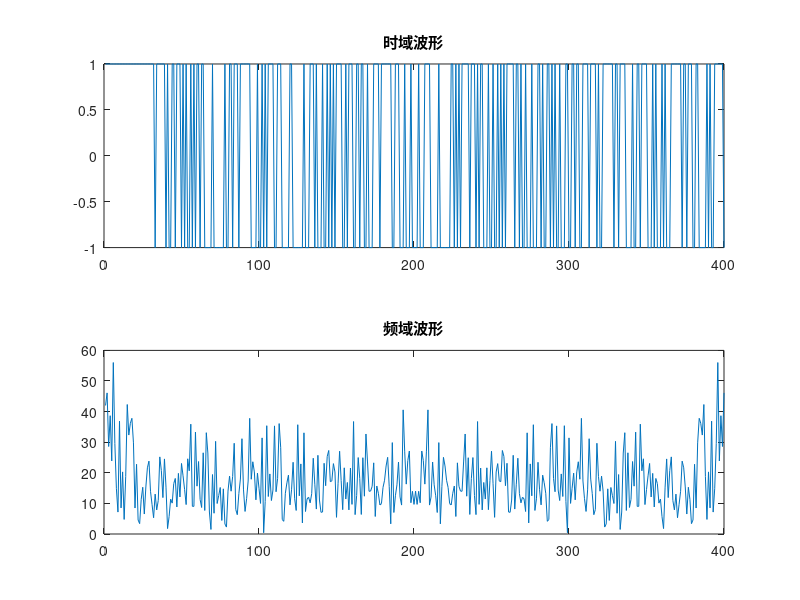
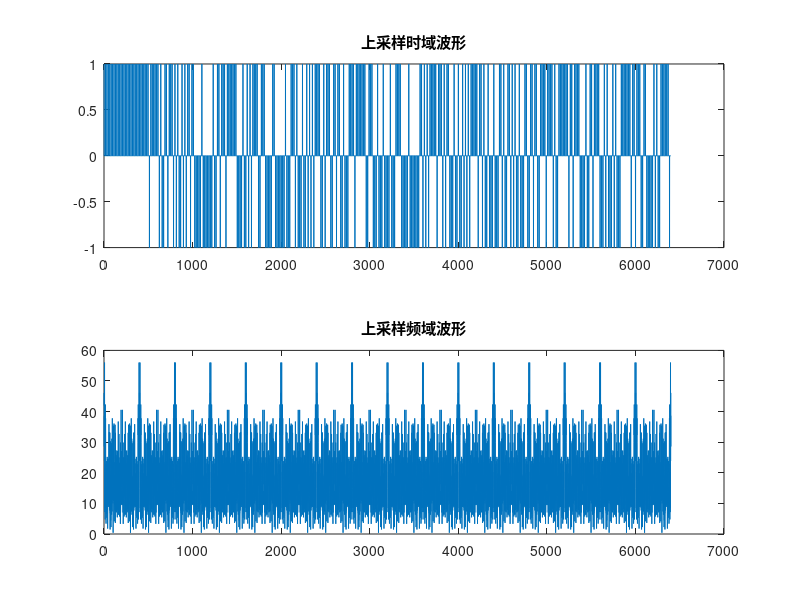

Recreate these plots in MATLAB, in order. (Note: this script raises an error after producing the figures.)
clc;
close all;
clear;

%%%%%%%%%%%参数设定%%%%%%%%%%%%%%%%%%%%

bit_rate = 1000;            %比特率
% symbol_rate = 1000;         %符号率
sample = 16;                %每个符号的采样点数
fc = 2000;                  %载波频率
fs = bit_rate*sample;       %采样频率=比特率*每个符号的采样点数
source_number = 352;        %发送信号的长度
rollof_factor = 0.5;        %滚降因子,可调整

%%%%%%%%%%%%%%%%信源%%%%%%%%%%%%%%%%%%

%随机信号
source = randi([0 1],1,source_number);
%给出标志性帧头，方便调试
frame_pre = ones(1,32); %用于捕获和同步
frame_begin = [0 1 1 1 1 1 1 0]; %帧开始的标志
frame_head = [frame_pre frame_begin];  %帧数据
frame_end = [0 1 1 1 1 1 1 0];   %帧结束的标志
%组帧
frame_msg = [frame_head source frame_end];

%%%%%%%%%%%%发射机%%%%%%%%%%%%%%%%%%%%

%双极性转换
bipolar_msg_source = 2*frame_msg-1;   %双极性信号
% 波形观察
figure(1);
subplot(211);plot(bipolar_msg_source);
title('时域波形');
subplot(212);plot(abs(fft(bipolar_msg_source)));
title('频域波形');

%上采样
bipolar_msg_source_temp = [bipolar_msg_source',zeros(size(bipolar_msg_source,2),sample-1)];
length_x = size(bipolar_msg_source_temp,1);
length_y = size(bipolar_msg_source_temp,2);
up16_bipolar_msg_source = reshape(bipolar_msg_source_temp',1,length_x*length_y);

%波形观察
figure(2);
subplot(211);plot(up16_bipolar_msg_source);
title('上采样时域波形');
subplot(212);plot(abs(fft(up16_bipolar_msg_source)));
title('上采样频域波形');

%%%滤波器
%滚降滤波器
rcos_fir = rcosdesign(rollof_factor,6,sample);
fvtool(rcos_fir,'Analysis','impulse');    %将脉冲响应可视化
%采用滚降滤波器进行滤波
% rcos_msg_source = filter(rcos_fir,1,up16_bipolar_msg_source);
rcos_msg_source = conv(up16_bipolar_msg_source,rcos_fir);
filter_delay1 = (length(rcos_fir)-1)/2;  %滚降滤波器的延迟时长
% rcos_msg_source_TEMP = zeros(1,length(rcos_msg_source));
% Z = [rcos_msg_source',rcos_msg_source_TEMP'];
% Z=single(Z);
% charSymbolrate=num2str(bit_rate/1000);
% charFreq_DEV=num2str(fs/1000);
% csvName = ['BPSK_SymbolRate',charSymbolrate,'kbps_FreqDev',charFreq_DEV, 'kHz.csv'];
% csvwrite(csvName,Z,0,0);
%波形观察
figure(3);
subplot(211);plot(rcos_msg_source(1:1024));
title('通过成型滤波器的时域波形');
subplot(212);plot(abs(fft(rcos_msg_source)));
title('通过成型滤波器的频域波形');

%%%%%%%%%%%%调制器%%%%%%%%%%%%%%%%%%%%
%%%载波发送
time = 1:length(rcos_msg_source);
rcos_msg_source_carrier = rcos_msg_source.*cos(2*pi*fc.*time/fs);
%波形观察
figure(4);
subplot(211);plot(rcos_msg_source_carrier(1:1024));
title('载波调制时域波形');
subplot(212);plot(abs(fft(rcos_msg_source_carrier)));
title('载波调制频域波形');

%%%%%%%%%%%%信道%%%%%%%%%%%%%%%%%%%%%%
%设置信噪比
ebn0 = -6:8;
snr = ebn0 - 10*log10(0.5*16);
for i = 1:length(snr)
    %线性高斯白噪声信道
    rcos_msg_source_carrier_addnoise = awgn(rcos_msg_source_carrier,snr(i),'measured');
%     %波形观察
%     figure(11);
%     plot(rcos_msg_source_carrier_addnoise);
%     title('时域波形');
%     figure(12);
%     plot(abs(fft(rcos_msg_source_carrier_addnoise)));
%     title('频域波形');
    
    %%%%%%%%%%%%接收机%%%%%%%%%%%%%%%%%%%%
    %%%%%%载波恢复
    %%%相干解调
    rcos_msg_source_addnoise =rcos_msg_source_carrier_addnoise.*cos(2*pi*fc.*time/fs);

%     %波形观察
%     figure(13);
%     plot(rcos_msg_source_addnoise);
%     title('时域波形');
%     figure(14);
%     plot(abs(fft(rcos_msg_source_addnoise)));
%     title('频域波形');


    %%%%%%%滤波
    %%%%低通滤波
    fir_lp =fir1(128,0.2); %截止频率为0.2*(fs/2) 使用汉明窗设计一个128阶低通带线性相位的FIR滤波器。
    rcos_msg_source_1p = conv(fir_lp,rcos_msg_source_addnoise);
    %延迟64个采样点输出
    filter_delay2 = (length(fir_lp)-1)/2;  %低通滤波器的延迟时长

%     %波形观察
%     figure(15);
%     plot(rcos_msg_source_lp);
%     title('时域波形');
%     figure(16);
%     plot(abs(fft(rcos_msg_source_lp)));
%     title('频域波形');

    %%%%%%匹配滤波
    %生成匹配滤波器
    rcos_fir = rcosdesign(rollof_factor,6,sample);
    %滤波
    rcos_msg_source_MF = conv(rcos_fir,rcos_msg_source_1p);
    filter_delay3 = (length(rcos_fir)-1)/2;  %滚降滤波器的延迟时长
%     %波形观察
%     figure(17);
%     plot(rcos_msg_source_MF);
%     title('时域波形');
%     figure(18);
%     plot(abs(fft(rcos_msg_source_MF)));
%     title('频域波形');

    %%%%%最佳采样
    %%%选取最佳采样点
    decision_site = filter_delay1+filter_delay2+filter_delay3; %(96+128+96)/2 =160 三个滤波器的延迟 96 128 96


    %每个符号选取一个点作为判决
    rcos_msg_source_MF_option = rcos_msg_source_MF(decision_site+1:sample:end-decision_site);
    %涉及到三个滤波器，固含有滤波器延迟累加


    %%判决
    msg_source_MF_option_sign= sign(rcos_msg_source_MF_option);

%     %波形观察
%     figure(13);
%     plot(msg_source_MF_option_sign,'-*');
%     title('判决结果');
%     
%     eyediagram(rcos_msg_source,sample);
%     title('发射端眼图');
%     eyediagram(rcos_msg_source_MF,sample);
%     title('接收端眼图');
%     
%     scatterplot(rcos_msg_source(48+1:16:end-48));
%     title('BPSK星座图');


%%%%%%%%%%%%%%%%%   信宿    %%%%%%%%%%%%%%%%%%%%
%%%误码率性能比对
%[err_number,bit_err_ratio]=biterr(x,y)
[err_number(i),bit_err_ratio(i)]=biterr(frame_msg(1:length(rcos_msg_source_MF_option)),(msg_source_MF_option_sign+1)/2);

end 
%%%%%%%%%%%%%%%%%   仿真结果    %%%%%%%%%%%%%%%%%%%%
ber = berawgn(ebn0,'psk',2,'nondiff');
figure(5);
semilogy(ebn0,bit_err_ratio,'-*',ebn0,ber,'-+');
xlabel('比特信噪比');
ylabel('误码率');
title('不同信噪比下误码率仿真曲线');
legend('实验曲线','理论曲线');
grid on;